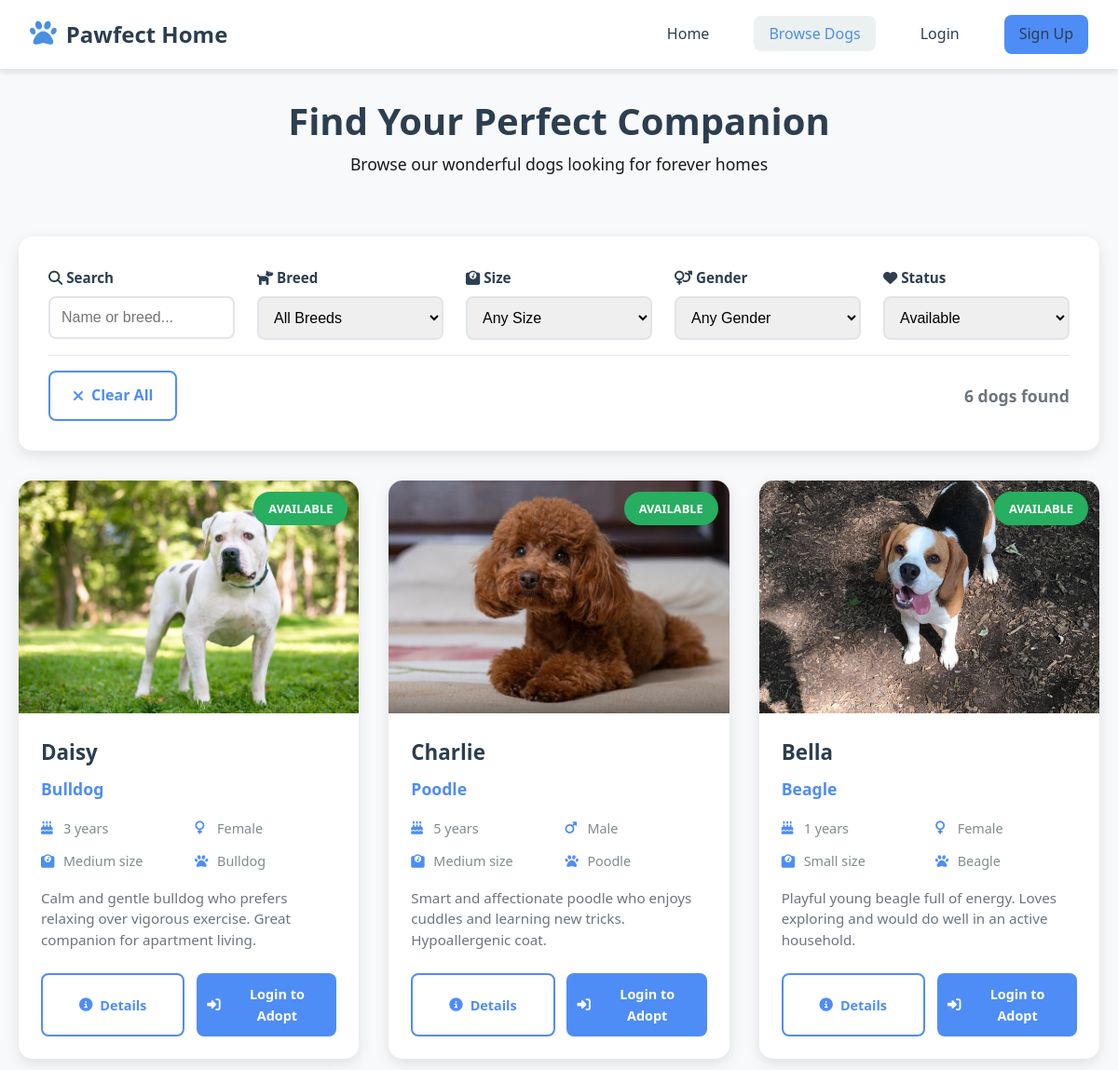
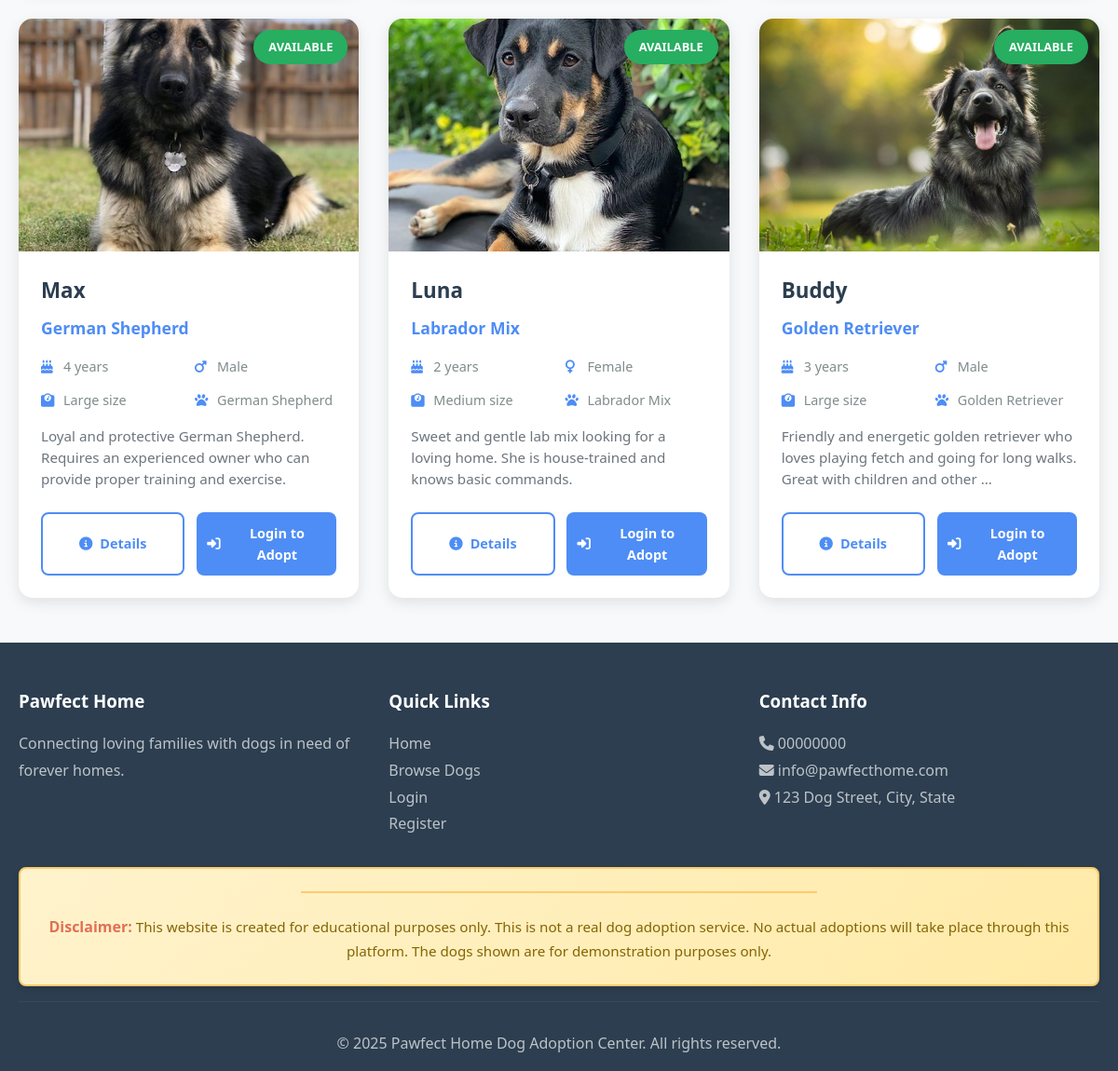
The app's page /pages/dogs.php with its own data (2 pictures, top to bottom).
### tables this page shows
CREATE TABLE dogs (
  dog_id INT AUTO_INCREMENT PRIMARY KEY,
  name VARCHAR(50),
  breed VARCHAR(50),
  age INT,
  gender ENUM('male','female'),
  size ENUM('small','medium','large'),
  description TEXT,
  image_path VARCHAR(255),
  status ENUM('available','pending','adopted') DEFAULT 'available'
);

### pages/dogs.php (the view, shortened to what this page needs)
<?php
$dogs = [];
$search = isset($_GET['search']) ? trim($_GET['search']) : '';
$status = isset($_GET['status']) ? trim($_GET['status']) : 'available';
try {
    $sql = "SELECT * FROM dogs WHERE 1=1";
    $params = [];
    if (!empty($status)) {
        $sql .= " AND status = ?";
        $params[] = $status;
    }
    $sql .= " ORDER BY dog_id DESC";
    $stmt = $pdo->prepare($sql);
    $stmt->execute($params);
    $dogs = $stmt->fetchAll();
} catch (Exception $e) {
    error_log("Dogs query error: " . $e->getMessage());
    $error = "Unable to load dogs. Please try again later.";
    $dogs = [];
}
$user_requests = [];
?>
<!DOCTYPE html>
<html lang="en">
<head>
    <link rel="stylesheet" href="../css/styles.css">
    <link rel="stylesheet" href="https://cdnjs.cloudflare.com/ajax/libs/font-awesome/6.4.0/css/all.min.css">
</head>
<body>
    <?php include '../includes/header.php'; ?>
    <div class="page-header">
        <div class="container">
            <h1>Find Your Perfect Companion</h1>
            <p>Browse our wonderful dogs looking for forever homes</p>
        </div>
    </div>
    <div class="container">
        <div class="filters-section">
            <form method="GET" action="" id="filterForm">
                <div class="filter-grid">
                    <div class="filter-group">
                        <label for="search">
                            <i class="fas fa-search"></i> Search
                        </label>
                        <input type="text" id="search" name="search"
                               value="<?php echo htmlspecialchars($search); ?>"
                               placeholder="Name or breed...">
                    </div>
                    <div class="filter-group">
                        <label for="breed">
                            <i class="fas fa-dog"></i> Breed
                        </label>
                        <select id="breed" name="breed">
                            <option value="">All Breeds</option>
                        </select>
                    </div>
                    <div class="filter-group">
                        <label for="size">
                            <i class="fas fa-weight"></i> Size
                        </label>
                        <select id="size" name="size">
                            <option value="">Any Size</option>
                        </select>
                    </div>
                    <div class="filter-group">
                        <label for="gender">
                            <i class="fas fa-venus-mars"></i> Gender
                        </label>
                        <select id="gender" name="gender">
                            <option value="">Any Gender</option>
                        </select>
                    </div>
                    <div class="filter-group">
                        <label for="status">
                            <i class="fas fa-heart"></i> Status
                        </label>
                        <select id="status" name="status">
                            <option value="available" <?php echo $status === 'available' ? 'selected' : ''; ?>>Available</option>
                        </select>
                    </div>
                </div>
                <div class="filter-actions">
                    <a href="dogs.php" class="btn btn-outline">
                        <i class="fas fa-times"></i> Clear All
                    </a>
                    <div class="results-count">
                        <?php echo count($dogs); ?> dog<?php echo count($dogs) !== 1 ? 's' : ''; ?> found
                    </div>
                </div>
            </form>
        </div>
        <div class="dogs-grid">
            <?php if (empty($dogs)): ?>
                <div class="no-dogs">
                    <i class="fas fa-search"></i>
                    <h3>No Dogs Found</h3>
                    <p>We couldn't find any dogs matching your criteria. Try adjusting your filters or browse all available dogs.</p>
                    <div style="display: flex; gap: 1rem; justify-content: center; flex-wrap: wrap;">
                        <a href="dogs.php" class="btn btn-primary">View All Dogs</a>
                        <?php if (isset($_SESSION['role']) && $_SESSION['role'] === 'admin'): ?>
                            <a href="../admin/add_dog.php" class="btn btn-outline">Add New Dog</a>
                        <?php endif; ?>
                    </div>
                </div>
            <?php else: ?>
                <?php foreach ($dogs as $dog): ?>
                    <?php
                    $has_pending_request = in_array($dog['dog_id'], $user_requests);
                    $can_adopt = isset($_SESSION['user_id']) &&
                                 isset($_SESSION['role']) &&
                                 $_SESSION['role'] !== 'admin' &&
                                 $dog['status'] === 'available' &&
                                 !$has_pending_request;
                    ?>
                    <div class="dog-card">
                        <div class="dog-image">
                            <img src="../<?php echo htmlspecialchars($dog['image_path'] ?? 'images/placeholder-dog.jpg'); ?>"
                                 alt="<?php echo htmlspecialchars($dog['name']); ?>"
                                 onerror="this.src='../images/placeholder-dog.jpg'">
                            <span class="dog-status status-<?php echo $dog['status']; ?>">
                                <?php echo ucfirst($dog['status']); ?>
                            </span>
                        </div>
                        <div class="dog-info">
                            <h3><?php echo htmlspecialchars($dog['name']); ?></h3>
                            <div class="dog-breed"><?php echo htmlspecialchars($dog['breed']); ?></div>
                            <div class="dog-details">
                                <div class="dog-detail-item">
                                    <i class="fas fa-birthday-cake"></i>
                                    <span><?php echo htmlspecialchars($dog['age']); ?> years</span>
                                </div>
                                <div class="dog-detail-item">
                                    <i class="fas <?php echo $dog['gender'] === 'male' ? 'fa-mars' : 'fa-venus'; ?>"></i>
                                    <span><?php echo ucfirst($dog['gender']); ?></span>
                                </div>
                                <div class="dog-detail-item">
                                    <i class="fas fa-weight"></i>
                                    <span><?php echo ucfirst($dog['size']); ?> size</span>
                                </div>
                                <div class="dog-detail-item">
                                    <i class="fas fa-paw"></i>
                                    <span><?php echo htmlspecialchars($dog['breed']); ?></span>
                                </div>
                            </div>
                            <p class="dog-description">
                                <?php
                                $description = $dog['description'] ?? 'A loving companion looking for a forever home.';
                                echo htmlspecialchars(substr($description, 0, 120));
                                if (strlen($description) > 120) echo '...';
                                ?>
                            </p>
                            <div class="dog-actions">
                                <a href="dog_details.php?id=<?php echo $dog['dog_id']; ?>" class="btn btn-outline">
                                    <i class="fas fa-info-circle"></i> Details
                                </a>
                                <?php if ($can_adopt): ?>
                                    <a href="adoption_request.php?dog_id=<?php echo $dog['dog_id']; ?>" class="btn btn-primary">
                                        <i class="fas fa-heart"></i> Adopt
                                    </a>
                                <?php elseif ($has_pending_request): ?>
                                    <button class="btn btn-outline" disabled style="background: #f8f9fa; color: #6c757d;">
                                        <i class="fas fa-clock"></i> Requested
                                    </button>
                                <?php elseif (!isset($_SESSION['user_id']) && $dog['status'] === 'available'): ?>
                                    <a href="login.php" class="btn btn-primary">
                                        <i class="fas fa-sign-in-alt"></i> Login to Adopt
                                    </a>
                                <?php endif; ?>
                            </div>
                        </div>
                    </div>
                <?php endforeach; ?>
            <?php endif; ?>
        </div>
    </div>
    <?php include '../includes/footer.php'; ?>
</body>
</html>

### css/styles.css (style rules this page uses)
* { margin: 0; padding: 0; box-sizing: border-box; }
:root { --primary-color: #4a90e2; --secondary-color: #f39c12; --accent-color: #e74c3c; --text-dark: #2c3e50; --text-light: #7f8c8d; --bg-light: #ecf0f1; --white: #ffffff; --success: #27ae60; --warning: #f39c12; --danger: #e74c3c; --border-radius: 8px; --box-shadow: 0 4px 6px rgba(0, 0, 0, 0.1); --transition: all 0.3s ease; }
body { font-family: 'Segoe UI', Tahoma, Geneva, Verdana, sans-serif; line-height: 1.6; color: var(--text-dark); background-color: var(--bg-light); }
.container { max-width: 1200px; margin: 0 auto; padding: 0 20px; }
h1, h2, h3, h4, h5, h6 { margin-bottom: 1rem; color: var(--text-dark); font-weight: 600; }
h1 { font-size: 3rem; line-height: 1.2; }
.btn { display: inline-block; padding: 12px 24px; border: none; border-radius: var(--border-radius); text-decoration: none; font-weight: 600; text-align: center; cursor: pointer; transition: var(--transition); font-size: 1rem; }
.btn-primary { background-color: var(--primary-color); color: var(--white); }
.btn-outline { background-color: transparent; border: 2px solid var(--primary-color); color: var(--primary-color); }
.dogs-grid { display: grid; grid-template-columns: repeat(auto-fit, minmax(350px, 1fr)); gap: 2rem; margin-bottom: 3rem; }
.dog-card { background: var(--white); border-radius: var(--border-radius); box-shadow: var(--box-shadow); overflow: hidden; transition: var(--transition); }
.dog-image { position: relative; height: 250px; overflow: hidden; }
.dog-image img { width: 100%; height: 100%; object-fit: cover; transition: var(--transition); }
.dog-status { position: absolute; top: 1rem; right: 1rem; padding: 0.3rem 0.8rem; border-radius: 20px; font-size: 0.8rem; font-weight: 600; color: var(--white); }
.dog-info { padding: 1.5rem; }
.dog-info h3 { font-size: 1.5rem; margin-bottom: 1rem; color: var(--text-dark); }
.dog-details { display: grid; grid-template-columns: 1fr 1fr; gap: 0.5rem; margin-bottom: 1rem; }
.dog-details span { display: flex; align-items: center; gap: 0.5rem; font-size: 0.9rem; color: var(--text-light); }
.dog-details i { color: var(--primary-color); width: 16px; }
.dog-description { color: var(--text-light); margin-bottom: 1.5rem; line-height: 1.6; }
.dog-actions { display: flex; gap: 0.5rem; flex-wrap: wrap; }
.dog-actions .btn { flex: 1; min-width: 120px; padding: 10px 15px; font-size: 0.9rem; }

### records on screen
dogs: image_path (picture), status "AVAILABLE", name "Daisy", breed "Bulldog", age "3", gender "Female", size "Medium", description "Calm and gentle bulldog who prefers relaxing over vigorous exercise. Great companion for apartment living.", shows "Login to Adopt"
dogs: image_path (picture), status "AVAILABLE", name "Charlie", breed "Poodle", age "5", gender "Male", size "Medium", description "Smart and affectionate poodle who enjoys cuddles and learning new tricks. Hypoallergenic coat.", shows "Login to Adopt"
dogs: image_path (picture), status "AVAILABLE", name "Bella", breed "Beagle", age "1", gender "Female", size "Small", description "Playful young beagle full of energy. Loves exploring and would do well in an active household.", shows "Login to Adopt"
dogs: image_path (picture), status "AVAILABLE", name "Max", breed "German Shepherd", age "4", gender "Male", size "Large", description "Loyal and protective German Shepherd. Requires an experienced owner who can provide proper training and exercise.", shows "Login to Adopt"
dogs: image_path (picture), status "AVAILABLE", name "Luna", breed "Labrador Mix", age "2", gender "Female", size "Medium", description "Sweet and gentle lab mix looking for a loving home. She is house-trained and knows basic commands.", shows "Login to Adopt"
dogs: shows a picture, status "AVAILABLE", name "Buddy", breed "Golden Retriever", age "3", gender "Male", size "Large", description "Friendly and energetic golden retriever who loves playing fetch and going for long walks. Great with children and other", shows "Login to Adopt"

### other values on screen
count($dogs) "6"
